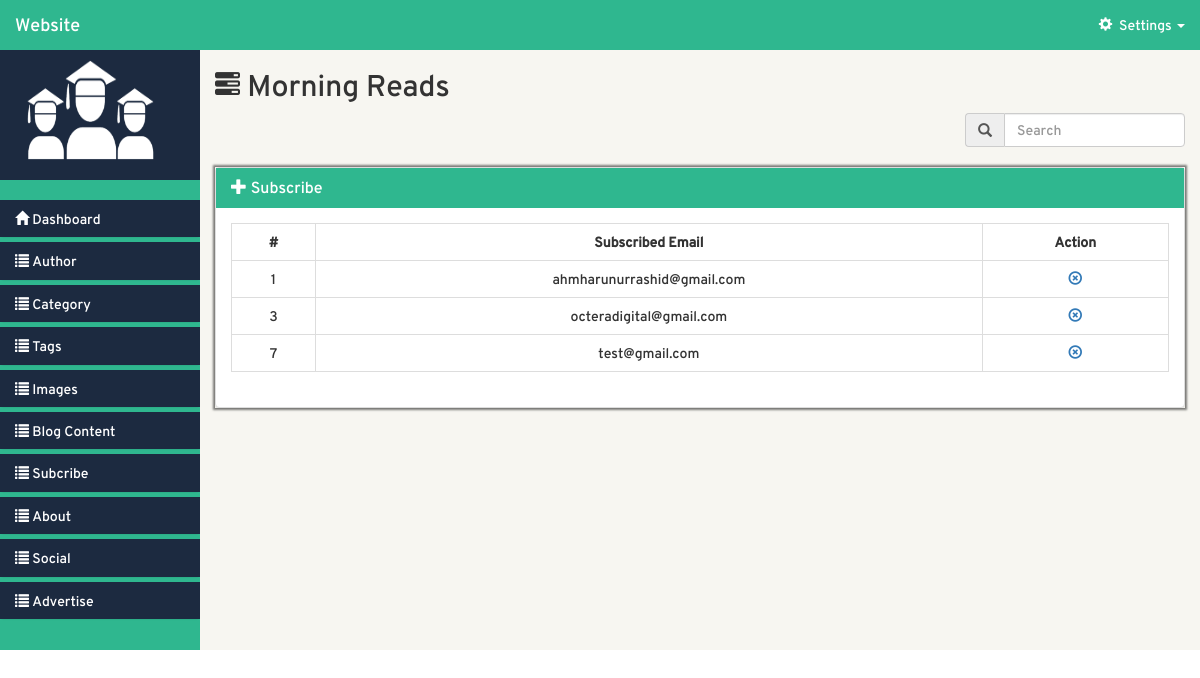
/admin-website/views/index.php?page=Subscribe_read (signed in), run on the app's committed database.
### tables this page shows
CREATE TABLE `subscribe` (
  `id` int(11) NOT NULL,
  `email` varchar(255) NOT NULL
);

### admin-website/src/Subscribe.php (called while the page is built, shortened)
<?php
class Subscribe {
	private $db;
	private static $table="subscribe";
	public $per_page = 10;
	public $offset;
	function __construct() {
		try {
			$this->db = new PDO('mysql:host='.DB_HOST.';dbname='.DB_NAME,DB_USER,DB_PASSWORD);
			$this->db->setAttribute(PDO::ATTR_ERRMODE, PDO::ERRMODE_EXCEPTION);
			$query1 = $this->db->prepare('SET CHARACTER SET utf8');
			$query = $this->db->prepare("SET SESSION collation_connection ='utf8_general_ci'");
		    $query1->execute();
		    $query->execute();
		} catch (PDOException $e) {
			echo $e->getMessage();
		}
	}
	public function read() {
		try {
			$stmt = $this->db->prepare("SELECT * FROM ".self::$table." LIMIT $this->per_page offset $this->offset");
			$stmt->execute();
			$records = array();
			if($stmt->rowCount() > 0) {
				while($row = $stmt->fetch(5)) {
					$records[] = $row;
				}
			}
			return $records;
		} catch (PDOException $e) {
			echo $e->getMessage();
		}
	}
}
$Subscribe = new Subscribe();
 ?>

### admin-website/src/model.php (called while the page is built, shortened)
<?php
    require_once LIB_PATH.DS.'Subscribe.php';
 ?>

### admin-website/views/Subscribe/index.php (the view, shortened to what this page needs)
<?php
	$rec = $Subscribe->count_all();
	$page = !empty($_GET['rows']) ? (int)$_GET['rows'] : 1;
	$per_page = $Subscribe->per_page;
	$total_count = $rec->total;
	$pagination = new Pagination($page, $per_page, $total_count);
	$Subscribe->offset = $pagination->offset();
	$records = $Subscribe->read();
 ?>
      <div class="col-md-9 col-lg-10 col-sm-7 col-xs-12 right-container">
        <div class="row header-section">
            <div class="col-md-12 header-title">
                <h2 class="h2"><span class="glyphicon glyphicon-tasks"></span><?php include '../layouts/title.php'; ?> </h2>
            </div>
        </div>
        <div class="row">
          <div class="col-md-3 col-md-offset-9 search-box">
                <div class="input-group">
                    <div class="input-group-addon"><span class="glyphicon glyphicon-search"></span></div>
                    <input type="search" name="" id="key" class="form-control" title="" placeholder="Search" onkeyup="get()">
                </div>
                <br>
          </div>
        </div>
        <div class="panel-group" id="body-accordion">
          <div class="panel panel-default main-body">
            <div class="panel-heading body-head">
              <h4 class="panel-title">
                 <a data-toggle="collapse" data-parent="#body-accordion" href="#body-collapse">
                <span class="glyphicon glyphicon-plus"></span>&nbsp;Subscribe</a>
              </h4>
            </div>
            <div id="body-collapse" class="panel-collapse collapse in">
               <div class="row main-part">
                  <div class="col-md-12 inner-part">
						<?php
							if($records) { ?>
								<div id="values">
									<table class="table table-bordered">
										<tr class="">
											<th>#</th>
											<th>Subscribed Email</th>
											<th class="text-center">Action</th>
										</tr>
										<?php foreach ($records as $record) { ?>
											<tr class="">
												<td><?php echo $record->id; ?></td>
												<td><?php echo $record->email; ?></td>
												<td class="text-center">
													<a href="index.php?page=Subscribe_delete&id=<?php echo $record->id; ?>"><span class="glyphicon glyphicon-remove-circle"></span></a>
												</td>
											</tr>
										<?php } ?>
									</table>
								</div>
								<?php
							} else { ?>
								<div class="alert alert-info">No Record Found.</div>
							<?php }
						 ?>
                  </div>
               </div>
            </div>
          </div>
        </div>
      </div>

### admin-website/css/styles.css (style rules this page uses)
* { margin: 0; padding: 0; -moz-box-sizing:border-box; }
body { font-family: 'overpassregular'; }
.inner-part { position: relative; }
::placeholder { font-family: 'overpassregular'; }
.main-body > .body-head { background-color: #2fb78f; color: white; }
.panel-title { border-radius: 0px; }
.panel-title > a { outline: none; border-radius: 0px; text-decoration: none; }
.panel-heading { border-radius: 0px; border: 0; }
#body-collapse { padding: 15px; }
.right-container { background: #f7f6f1; min-height: 600px; }
.glyphicon-tasks { font-size: 25px; }
.table-bordered td,.table-bordered th { text-align: center; }
#body-accordion { box-shadow: 0px 0px 2px 2px rgba(0,0,0,0.5); border: none; }

### data on the page
subscribe: id "1", email "ahmharunurrashid@gmail.com"
subscribe: id "3", email "octeradigital@gmail.com"
subscribe: id "7", email "test@gmail.com"
